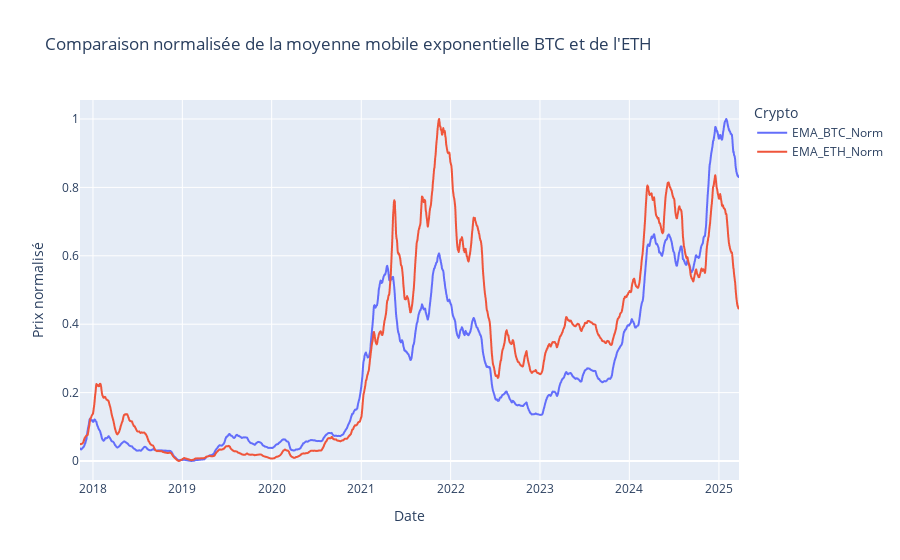

Here is the notebook cell this chart was saved with:
### Code cell
scaler = MinMaxScaler()
data[["EMA_BTC_Norm", "EMA_ETH_Norm"]] = scaler.fit_transform(data[["EMA_BTC", "EMA_ETH"]])

# Visualisation avec Plotly
fig_norm_ema = px.line(data, x=data.index, y=["EMA_BTC_Norm", "EMA_ETH_Norm"],
              labels={"value": "Prix normalisé", "variable": "Crypto"},
              title="Comparaison normalisée de la moyenne mobile exponentielle BTC et de l'ETH")

# Affichage du graphique
fig_norm_ema.show()

### Figure 1 — Plotly figure (JSON) as saved in the notebook; plotly's stock layout.template omitted (floating-point values rounded to 4 significant figures; data arrays with more than 128 entries replaced by an {"elided": "..."} marker saying what was removed)
{"data": [{"hovertemplate": "Crypto=EMA_BTC_Norm<br>Date=%{x}<br>Prix normalisé=%{y}<extra></extra>", "legendgroup": "EMA_BTC_Norm", "line": {"color": "#636efa", "dash": "solid"}, "marker": {"symbol": "circle"}, "mode": "lines", "name": "EMA_BTC_Norm", "showlegend": true, "type": "scattergl", "x": {"elided": "2692 str values"}, "xaxis": "x", "y": {"elided": "2692 float values"}, "yaxis": "y"}, {"hovertemplate": "Crypto=EMA_ETH_Norm<br>Date=%{x}<br>Prix normalisé=%{y}<extra></extra>", "legendgroup": "EMA_ETH_Norm", "line": {"color": "#EF553B", "dash": "solid"}, "marker": {"symbol": "circle"}, "mode": "lines", "name": "EMA_ETH_Norm", "showlegend": true, "type": "scattergl", "x": {"elided": "2692 str values"}, "xaxis": "x", "y": {"elided": "2692 float values"}, "yaxis": "y"}], "layout": {"legend": {"title": {"text": "Crypto"}, "tracegroupgap": 0}, "title": {"text": "Comparaison normalisée de la moyenne mobile exponentielle BTC et de l'ETH"}, "xaxis": {"anchor": "y", "domain": [0, 1], "title": {"text": "Date"}}, "yaxis": {"anchor": "x", "domain": [0, 1], "title": {"text": "Prix normalisé"}}}}
